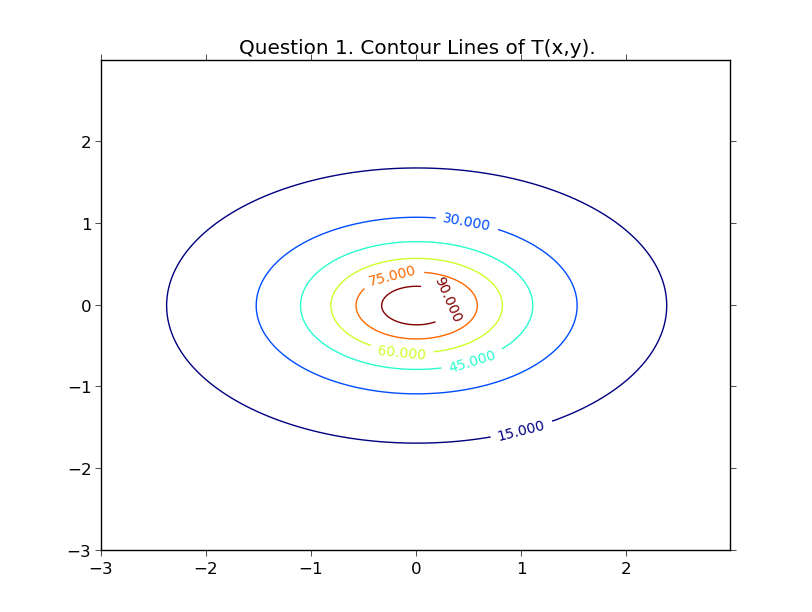

Here is the Python script that generated this plot:
import matplotlib
import numpy as np
import matplotlib.cm as cm
import matplotlib.mlab as mlab
import matplotlib.pyplot as plt

matplotlib.rcParams['xtick.direction'] = 'out'
matplotlib.rcParams['ytick.direction'] = 'out'

delta = 0.005
x = np.arange(-3.0, 3.0, delta)
y = np.arange(-3.0, 3.0, delta)

X, Y = np.meshgrid(x, y)
T = 100 / (1 + X**2 + 2*Y**2)

plt.figure()
levels = np.arange(0.75, 3.25, 0.3)
CS = plt.contour(X, Y, T)
plt.clabel(CS, inline=1, fontsize=10)
plt.title('Question 1. Contour Lines of T(x,y).')

plt.show()
